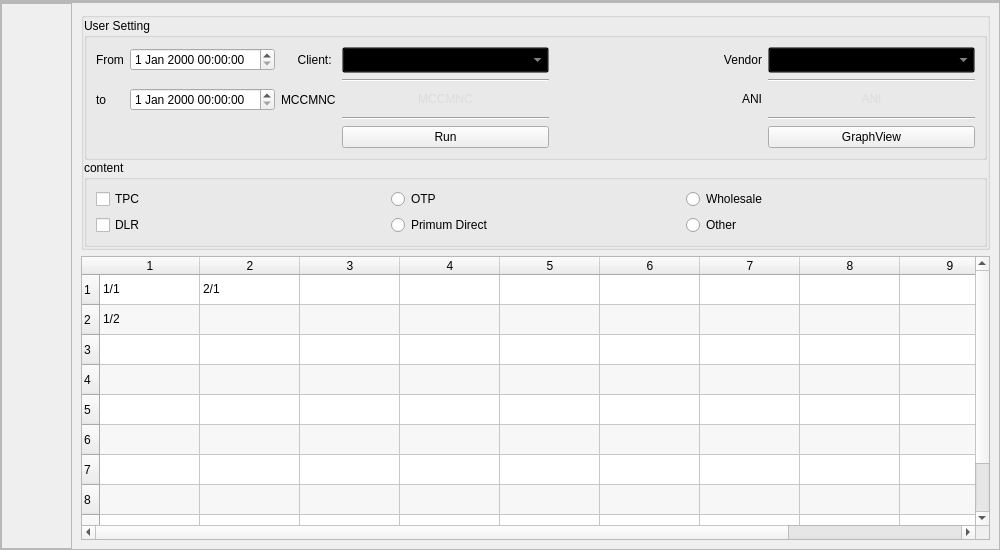
<?xml version="1.0" encoding="UTF-8"?>
<ui version="4.0">
 <class>MainWindow</class>
 <widget class="QMainWindow" name="MainWindow">
  <property name="geometry">
   <rect>
    <x>0</x>
    <y>0</y>
    <width>1000</width>
    <height>550</height>
   </rect>
  </property>
  <property name="minimumSize">
   <size>
    <width>1000</width>
    <height>500</height>
   </size>
  </property>
  <property name="windowTitle">
   <string>MainWindow</string>
  </property>
  <widget class="QWidget" name="centralwidget">
   <layout class="QVBoxLayout" name="verticalLayout">
    <property name="spacing">
     <number>0</number>
    </property>
    <property name="leftMargin">
     <number>0</number>
    </property>
    <property name="topMargin">
     <number>0</number>
    </property>
    <property name="rightMargin">
     <number>0</number>
    </property>
    <property name="bottomMargin">
     <number>0</number>
    </property>
    <item>
     <widget class="QFrame" name="central">
      <property name="maximumSize">
       <size>
        <width>16777215</width>
        <height>60</height>
       </size>
      </property>
      <property name="frameShape">
       <enum>QFrame::StyledPanel</enum>
      </property>
      <property name="frameShadow">
       <enum>QFrame::Raised</enum>
      </property>
      <layout class="QHBoxLayout" name="horizontalLayout">
       <property name="spacing">
        <number>0</number>
       </property>
       <property name="leftMargin">
        <number>0</number>
       </property>
       <property name="topMargin">
        <number>0</number>
       </property>
       <property name="rightMargin">
        <number>0</number>
       </property>
       <property name="bottomMargin">
        <number>0</number>
       </property>
       <item>
        <widget class="QFrame" name="frame_5">
         <property name="maximumSize">
          <size>
           <width>16777215</width>
           <height>61</height>
          </size>
         </property>
         <property name="styleSheet">
          <string notr="true">	background-color: qlineargradient(spread:pad, x1:1, y1:0.534318, x2:0, y2:0.528045, stop:0 rgba(87, 83, 111, 255), stop:1 rgba(57, 54, 72, 255));</string>
         </property>
         <property name="frameShape">
          <enum>QFrame::StyledPanel</enum>
         </property>
         <property name="frameShadow">
          <enum>QFrame::Raised</enum>
         </property>
        </widget>
       </item>
      </layout>
     </widget>
    </item>
    <item>
     <widget class="QFrame" name="frame_2">
      <property name="frameShape">
       <enum>QFrame::StyledPanel</enum>
      </property>
      <property name="frameShadow">
       <enum>QFrame::Raised</enum>
      </property>
      <property name="lineWidth">
       <number>0</number>
      </property>
      <layout class="QHBoxLayout" name="horizontalLayout_2">
       <property name="spacing">
        <number>0</number>
       </property>
       <property name="leftMargin">
        <number>0</number>
       </property>
       <property name="topMargin">
        <number>0</number>
       </property>
       <property name="rightMargin">
        <number>0</number>
       </property>
       <property name="bottomMargin">
        <number>0</number>
       </property>
       <item>
        <widget class="QFrame" name="frame">
         <property name="minimumSize">
          <size>
           <width>71</width>
           <height>0</height>
          </size>
         </property>
         <property name="maximumSize">
          <size>
           <width>71</width>
           <height>16777215</height>
          </size>
         </property>
         <property name="styleSheet">
          <string notr="true"/>
         </property>
         <property name="frameShape">
          <enum>QFrame::StyledPanel</enum>
         </property>
         <property name="frameShadow">
          <enum>QFrame::Raised</enum>
         </property>
         <property name="lineWidth">
          <number>0</number>
         </property>
         <layout class="QVBoxLayout" name="verticalLayout_2">
          <property name="spacing">
           <number>0</number>
          </property>
          <property name="leftMargin">
           <number>0</number>
          </property>
          <property name="topMargin">
           <number>0</number>
          </property>
          <property name="rightMargin">
           <number>0</number>
          </property>
          <property name="bottomMargin">
           <number>0</number>
          </property>
          <item>
           <widget class="QPushButton" name="Button_home">
            <property name="minimumSize">
             <size>
              <width>0</width>
              <height>70</height>
             </size>
            </property>
            <property name="styleSheet">
             <string notr="true">QPushButton {	
    
	background-image: url(:/24x24/icons/24x24/cil-home.png);
	background-position: center;
    background-repeat: no-repeat;
	border: none;
}
QPushButton:hover {
	background-color: rgb(33, 37, 43);
}
QPushButton:pressed {	

	background-color: rgb(85, 170, 255);
}</string>
            </property>
            <property name="text">
             <string/>
            </property>
           </widget>
          </item>
          <item>
           <widget class="QPushButton" name="Button_action">
            <property name="minimumSize">
             <size>
              <width>0</width>
              <height>70</height>
             </size>
            </property>
            <property name="styleSheet">
             <string notr="true">QPushButton {	
    
	background-image: url(:/24x24/icons/24x24/cil-equalizer.png);
	background-position: center;
    background-repeat: no-repeat;
	border: none;
}
QPushButton:hover {
	background-color: rgb(33, 37, 43);
}
QPushButton:pressed {	
	background-color: rgb(85, 170, 255);
}</string>
            </property>
            <property name="text">
             <string/>
            </property>
           </widget>
          </item>
          <item>
           <widget class="QPushButton" name="Button_Graph_2">
            <property name="minimumSize">
             <size>
              <width>0</width>
              <height>70</height>
             </size>
            </property>
            <property name="styleSheet">
             <string notr="true">QPushButton {	
    
	background-position: center;
	background-image: url(:/24x24/icons/24x24/cil-chart-line.png);
    background-repeat: no-repeat;
	border: none;
}
QPushButton:hover {
	background-color: rgb(33, 37, 43);
}
QPushButton:pressed {	
	background-color: rgb(85, 170, 255);
}</string>
            </property>
            <property name="text">
             <string/>
            </property>
           </widget>
          </item>
          <item>
           <widget class="QPushButton" name="Button_setting">
            <property name="minimumSize">
             <size>
              <width>0</width>
              <height>70</height>
             </size>
            </property>
            <property name="styleSheet">
             <string notr="true">QPushButton {	
	background-image: url(:/24x24/icons/24x24/cil-settings.png);
       
    	background-position: center;
    background-repeat: no-repeat;
	border: none;
}
QPushButton:hover {
	background-color: rgb(33, 37, 43);
}
QPushButton:pressed {	
	background-color: rgb(85, 170, 255);
}</string>
            </property>
            <property name="text">
             <string/>
            </property>
           </widget>
          </item>
         </layout>
        </widget>
       </item>
       <item>
        <widget class="QStackedWidget" name="stackedWidget">
         <property name="autoFillBackground">
          <bool>false</bool>
         </property>
         <property name="currentIndex">
          <number>0</number>
         </property>
         <widget class="QWidget" name="page">
          <layout class="QVBoxLayout" name="verticalLayout_3">
           <item>
            <widget class="QGroupBox" name="groupBox_2">
             <property name="title">
              <string/>
             </property>
             <layout class="QGridLayout" name="gridLayout_3">
              <property name="leftMargin">
               <number>0</number>
              </property>
              <property name="topMargin">
               <number>0</number>
              </property>
              <property name="rightMargin">
               <number>0</number>
              </property>
              <property name="bottomMargin">
               <number>0</number>
              </property>
              <property name="spacing">
               <number>0</number>
              </property>
              <item row="2" column="0">
               <widget class="QGroupBox" name="groupBox_7">
                <property name="title">
                 <string>content</string>
                </property>
                <layout class="QGridLayout" name="gridLayout_2">
                 <item row="0" column="0">
                  <widget class="QCheckBox" name="checkBox_16">
                   <property name="text">
                    <string>TPC</string>
                   </property>
                  </widget>
                 </item>
                 <item row="0" column="1">
                  <widget class="QRadioButton" name="radioButton_16">
                   <property name="text">
                    <string>OTP</string>
                   </property>
                  </widget>
                 </item>
                 <item row="0" column="2">
                  <widget class="QRadioButton" name="radioButton_19">
                   <property name="text">
                    <string>Wholesale</string>
                   </property>
                  </widget>
                 </item>
                 <item row="1" column="0">
                  <widget class="QCheckBox" name="checkBox_17">
                   <property name="text">
                    <string>DLR</string>
                   </property>
                  </widget>
                 </item>
                 <item row="1" column="1">
                  <widget class="QRadioButton" name="radioButton_18">
                   <property name="text">
                    <string>Primum Direct</string>
                   </property>
                  </widget>
                 </item>
                 <item row="1" column="2">
                  <widget class="QRadioButton" name="radioButton_20">
                   <property name="text">
                    <string>Other</string>
                   </property>
                  </widget>
                 </item>
                </layout>
               </widget>
              </item>
              <item row="1" column="0">
               <widget class="QGroupBox" name="groupBox_6">
                <property name="title">
                 <string>User Setting</string>
                </property>
                <layout class="QGridLayout" name="gridLayout">
                 <item row="2" column="5">
                  <widget class="QLineEdit" name="ani">
                   <property name="enabled">
                    <bool>true</bool>
                   </property>
                   <property name="acceptDrops">
                    <bool>true</bool>
                   </property>
                   <property name="autoFillBackground">
                    <bool>false</bool>
                   </property>
                   <property name="styleSheet">
                    <string notr="true">background-color: rgba(0, 0, 0, 0);
color: rgb(208, 208, 208);
font: 25 12pt &quot;Segoe UI Light&quot;;</string>
                   </property>
                   <property name="inputMethodHints">
                    <set>Qt::ImhNone</set>
                   </property>
                   <property name="inputMask">
                    <string/>
                   </property>
                   <property name="text">
                    <string/>
                   </property>
                   <property name="frame">
                    <bool>false</bool>
                   </property>
                   <property name="echoMode">
                    <enum>QLineEdit::Normal</enum>
                   </property>
                   <property name="alignment">
                    <set>Qt::AlignCenter</set>
                   </property>
                   <property name="dragEnabled">
                    <bool>false</bool>
                   </property>
                   <property name="readOnly">
                    <bool>false</bool>
                   </property>
                   <property name="placeholderText">
                    <string>ANI</string>
                   </property>
                   <property name="clearButtonEnabled">
                    <bool>false</bool>
                   </property>
                  </widget>
                 </item>
                 <item row="3" column="3">
                  <widget class="Line" name="line">
                   <property name="orientation">
                    <enum>Qt::Horizontal</enum>
                   </property>
                  </widget>
                 </item>
                 <item row="2" column="3">
                  <widget class="QLineEdit" name="mccmnc">
                   <property name="enabled">
                    <bool>true</bool>
                   </property>
                   <property name="acceptDrops">
                    <bool>true</bool>
                   </property>
                   <property name="autoFillBackground">
                    <bool>false</bool>
                   </property>
                   <property name="styleSheet">
                    <string notr="true">background-color: rgba(0, 0, 0, 0);
color: rgb(208, 208, 208);
font: 25 12pt &quot;Segoe UI Light&quot;;</string>
                   </property>
                   <property name="inputMethodHints">
                    <set>Qt::ImhNone</set>
                   </property>
                   <property name="inputMask">
                    <string/>
                   </property>
                   <property name="text">
                    <string/>
                   </property>
                   <property name="frame">
                    <bool>false</bool>
                   </property>
                   <property name="echoMode">
                    <enum>QLineEdit::Normal</enum>
                   </property>
                   <property name="alignment">
                    <set>Qt::AlignCenter</set>
                   </property>
                   <property name="dragEnabled">
                    <bool>false</bool>
                   </property>
                   <property name="readOnly">
                    <bool>false</bool>
                   </property>
                   <property name="placeholderText">
                    <string>MCCMNC</string>
                   </property>
                   <property name="clearButtonEnabled">
                    <bool>false</bool>
                   </property>
                  </widget>
                 </item>
                 <item row="2" column="2">
                  <widget class="QLabel" name="label_23">
                   <property name="text">
                    <string>MCCMNC</string>
                   </property>
                  </widget>
                 </item>
                 <item row="2" column="1">
                  <widget class="QDateTimeEdit" name="date_to"/>
                 </item>
                 <item row="4" column="0" colspan="3">
                  <spacer name="horizontalSpacer_2">
                   <property name="orientation">
                    <enum>Qt::Horizontal</enum>
                   </property>
                   <property name="sizeHint" stdset="0">
                    <size>
                     <width>40</width>
                     <height>20</height>
                    </size>
                   </property>
                  </spacer>
                 </item>
                 <item row="2" column="0">
                  <widget class="QLabel" name="label_22">
                   <property name="text">
                    <string>to</string>
                   </property>
                  </widget>
                 </item>
                 <item row="3" column="5">
                  <widget class="Line" name="line_2">
                   <property name="orientation">
                    <enum>Qt::Horizontal</enum>
                   </property>
                  </widget>
                 </item>
                 <item row="4" column="5">
                  <widget class="QPushButton" name="Button_Graph">
                   <property name="text">
                    <string>GraphView</string>
                   </property>
                  </widget>
                 </item>
                 <item row="4" column="3">
                  <widget class="QPushButton" name="Button_Run">
                   <property name="text">
                    <string>Run</string>
                   </property>
                  </widget>
                 </item>
                 <item row="4" column="4">
                  <spacer name="horizontalSpacer">
                   <property name="orientation">
                    <enum>Qt::Horizontal</enum>
                   </property>
                   <property name="sizeHint" stdset="0">
                    <size>
                     <width>40</width>
                     <height>20</height>
                    </size>
                   </property>
                  </spacer>
                 </item>
                 <item row="0" column="5">
                  <widget class="QComboBox" name="vendor">
                   <property name="minimumSize">
                    <size>
                     <width>162</width>
                     <height>26</height>
                    </size>
                   </property>
                   <property name="styleSheet">
                    <string notr="true">background-color: rgba(0, 0, 0, 0);
color: rgb(208, 208, 208);
font: 25 12pt &quot;Segoe UI Light&quot;;</string>
                   </property>
                  </widget>
                 </item>
                 <item row="0" column="3">
                  <widget class="QComboBox" name="client">
                   <property name="minimumSize">
                    <size>
                     <width>162</width>
                     <height>26</height>
                    </size>
                   </property>
                   <property name="styleSheet">
                    <string notr="true">background-color: rgba(0, 0, 0, 0);
color: rgb(208, 208, 208);
font: 25 12pt &quot;Segoe UI Light&quot;;</string>
                   </property>
                  </widget>
                 </item>
                 <item row="0" column="4">
                  <widget class="QLabel" name="label_21">
                   <property name="text">
                    <string>&lt;html&gt;&lt;head/&gt;&lt;body&gt;&lt;p align=&quot;right&quot;&gt;                                      Vendor&lt;/p&gt;&lt;/body&gt;&lt;/html&gt;</string>
                   </property>
                  </widget>
                 </item>
                 <item row="2" column="4">
                  <widget class="QLabel" name="label_24">
                   <property name="text">
                    <string>&lt;html&gt;&lt;head/&gt;&lt;body&gt;&lt;p align=&quot;right&quot;&gt;                                           ANI&lt;/p&gt;&lt;/body&gt;&lt;/html&gt;</string>
                   </property>
                  </widget>
                 </item>
                 <item row="0" column="0">
                  <widget class="QLabel" name="label_9">
                   <property name="text">
                    <string>From</string>
                   </property>
                  </widget>
                 </item>
                 <item row="0" column="2">
                  <widget class="QLabel" name="label_20">
                   <property name="text">
                    <string>     Client:</string>
                   </property>
                  </widget>
                 </item>
                 <item row="0" column="1">
                  <widget class="QDateTimeEdit" name="date_from"/>
                 </item>
                 <item row="1" column="3">
                  <widget class="Line" name="line_3">
                   <property name="orientation">
                    <enum>Qt::Horizontal</enum>
                   </property>
                  </widget>
                 </item>
                 <item row="1" column="5">
                  <widget class="Line" name="line_4">
                   <property name="orientation">
                    <enum>Qt::Horizontal</enum>
                   </property>
                  </widget>
                 </item>
                </layout>
               </widget>
              </item>
             </layout>
            </widget>
           </item>
           <item>
            <widget class="QTableWidget" name="tableWidget_2">
             <property name="alternatingRowColors">
              <bool>true</bool>
             </property>
             <row>
              <property name="text">
               <string>1</string>
              </property>
             </row>
             <row>
              <property name="text">
               <string>2</string>
              </property>
             </row>
             <row>
              <property name="text">
               <string>3</string>
              </property>
             </row>
             <row>
              <property name="text">
               <string>4</string>
              </property>
             </row>
             <row>
              <property name="text">
               <string>5</string>
              </property>
             </row>
             <row>
              <property name="text">
               <string>6</string>
              </property>
             </row>
             <row>
              <property name="text">
               <string>7</string>
              </property>
             </row>
             <row>
              <property name="text">
               <string>8</string>
              </property>
             </row>
             <row>
              <property name="text">
               <string>9</string>
              </property>
             </row>
             <row>
              <property name="text">
               <string>10</string>
              </property>
             </row>
             <column>
              <property name="text">
               <string>1</string>
              </property>
             </column>
             <column>
              <property name="text">
               <string>2</string>
              </property>
             </column>
             <column>
              <property name="text">
               <string>3</string>
              </property>
             </column>
             <column>
              <property name="text">
               <string>4</string>
              </property>
             </column>
             <column>
              <property name="text">
               <string>5</string>
              </property>
             </column>
             <column>
              <property name="text">
               <string>6</string>
              </property>
             </column>
             <column>
              <property name="text">
               <string>7</string>
              </property>
             </column>
             <column>
              <property name="text">
               <string>8</string>
              </property>
             </column>
             <column>
              <property name="text">
               <string>9</string>
              </property>
             </column>
             <column>
              <property name="text">
               <string>10</string>
              </property>
             </column>
             <item row="0" column="0">
              <property name="text">
               <string>1/1</string>
              </property>
             </item>
             <item row="0" column="1">
              <property name="text">
               <string>2/1</string>
              </property>
             </item>
             <item row="1" column="0">
              <property name="text">
               <string>1/2</string>
              </property>
             </item>
            </widget>
           </item>
          </layout>
         </widget>
         <widget class="QWidget" name="page_2">
          <widget class="PlotWidget" name="graphicsView">
           <property name="geometry">
            <rect>
             <x>20</x>
             <y>130</y>
             <width>881</width>
             <height>241</height>
            </rect>
           </property>
          </widget>
          <widget class="QFrame" name="frame_3">
           <property name="geometry">
            <rect>
             <x>30</x>
             <y>20</y>
             <width>861</width>
             <height>65</height>
            </rect>
           </property>
           <property name="minimumSize">
            <size>
             <width>600</width>
             <height>65</height>
            </size>
           </property>
           <property name="frameShape">
            <enum>QFrame::StyledPanel</enum>
           </property>
           <property name="frameShadow">
            <enum>QFrame::Raised</enum>
           </property>
           <widget class="QLabel" name="label">
            <property name="geometry">
             <rect>
              <x>20</x>
              <y>10</y>
              <width>140</width>
              <height>35</height>
             </rect>
            </property>
            <property name="minimumSize">
             <size>
              <width>140</width>
              <height>35</height>
             </size>
            </property>
            <property name="text">
             <string>&lt;html&gt;&lt;head/&gt;&lt;body&gt;&lt;p&gt;&lt;span style=&quot; font-size:12pt;&quot;&gt;Partner/mnc/ani&lt;/span&gt;&lt;/p&gt;&lt;/body&gt;&lt;/html&gt;</string>
            </property>
           </widget>
           <widget class="QLabel" name="label_2">
            <property name="geometry">
             <rect>
              <x>490</x>
              <y>10</y>
              <width>81</width>
              <height>35</height>
             </rect>
            </property>
            <property name="minimumSize">
             <size>
              <width>75</width>
              <height>35</height>
             </size>
            </property>
            <property name="text">
             <string>&lt;html&gt;&lt;head/&gt;&lt;body&gt;&lt;p&gt;&lt;span style=&quot; font-size:12pt;&quot;&gt;24H Change:&lt;/span&gt;&lt;/p&gt;&lt;/body&gt;&lt;/html&gt;</string>
            </property>
           </widget>
           <widget class="QLabel" name="label_3">
            <property name="geometry">
             <rect>
              <x>610</x>
              <y>10</y>
              <width>91</width>
              <height>35</height>
             </rect>
            </property>
            <property name="minimumSize">
             <size>
              <width>75</width>
              <height>35</height>
             </size>
            </property>
            <property name="text">
             <string>&lt;html&gt;&lt;head/&gt;&lt;body&gt;&lt;p&gt;&lt;span style=&quot; font-size:12pt;&quot;&gt;24H Volume:&lt;/span&gt;&lt;/p&gt;&lt;/body&gt;&lt;/html&gt;</string>
            </property>
           </widget>
           <widget class="QLabel" name="label_4">
            <property name="geometry">
             <rect>
              <x>720</x>
              <y>10</y>
              <width>101</width>
              <height>35</height>
             </rect>
            </property>
            <property name="minimumSize">
             <size>
              <width>75</width>
              <height>35</height>
             </size>
            </property>
            <property name="text">
             <string>&lt;html&gt;&lt;head/&gt;&lt;body&gt;&lt;p&gt;&lt;span style=&quot; font-size:12pt;&quot;&gt;24H Volume OK:&lt;/span&gt;&lt;/p&gt;&lt;/body&gt;&lt;/html&gt;</string>
            </property>
           </widget>
          </widget>
         </widget>
        </widget>
       </item>
      </layout>
     </widget>
    </item>
   </layout>
  </widget>
 </widget>
 <customwidgets>
  <customwidget>
   <class>PlotWidget</class>
   <extends>QGraphicsView</extends>
   <header location="global">pyqtgraph</header>
  </customwidget>
 </customwidgets>
 <resources>
  <include location="file.qrc"/>
 </resources>
 <connections/>
</ui>
